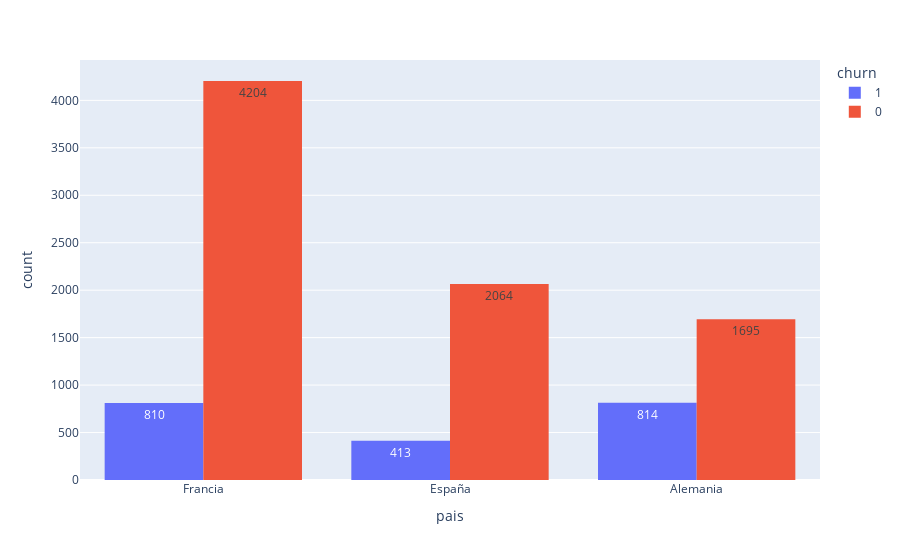

Notebook code cell kept with this figure:
### Code cell
px.histogram(df, x='pais', text_auto=True,color='churn',barmode='group')

### Figure 1 — Plotly figure (JSON) as saved in the notebook; plotly's stock layout.template omitted (floating-point values rounded to 4 significant figures; data arrays with more than 128 entries replaced by an {"elided": "..."} marker saying what was removed)
{"data": [{"alignmentgroup": "True", "bingroup": "x", "hovertemplate": "churn=1<br>pais=%{x}<br>count=%{y}<extra></extra>", "legendgroup": "1", "marker": {"color": "#636efa", "pattern": {"shape": ""}}, "name": "1", "offsetgroup": "1", "orientation": "v", "showlegend": true, "texttemplate": "%{value}", "type": "histogram", "x": {"elided": "2037 str values"}, "xaxis": "x", "yaxis": "y"}, {"alignmentgroup": "True", "bingroup": "x", "hovertemplate": "churn=0<br>pais=%{x}<br>count=%{y}<extra></extra>", "legendgroup": "0", "marker": {"color": "#EF553B", "pattern": {"shape": ""}}, "name": "0", "offsetgroup": "0", "orientation": "v", "showlegend": true, "texttemplate": "%{value}", "type": "histogram", "x": {"elided": "7963 str values"}, "xaxis": "x", "yaxis": "y"}], "layout": {"barmode": "group", "legend": {"title": {"text": "churn"}, "tracegroupgap": 0}, "margin": {"t": 60}, "xaxis": {"anchor": "y", "domain": [0, 1], "title": {"text": "pais"}}, "yaxis": {"anchor": "x", "domain": [0, 1], "title": {"text": "count"}}}}
